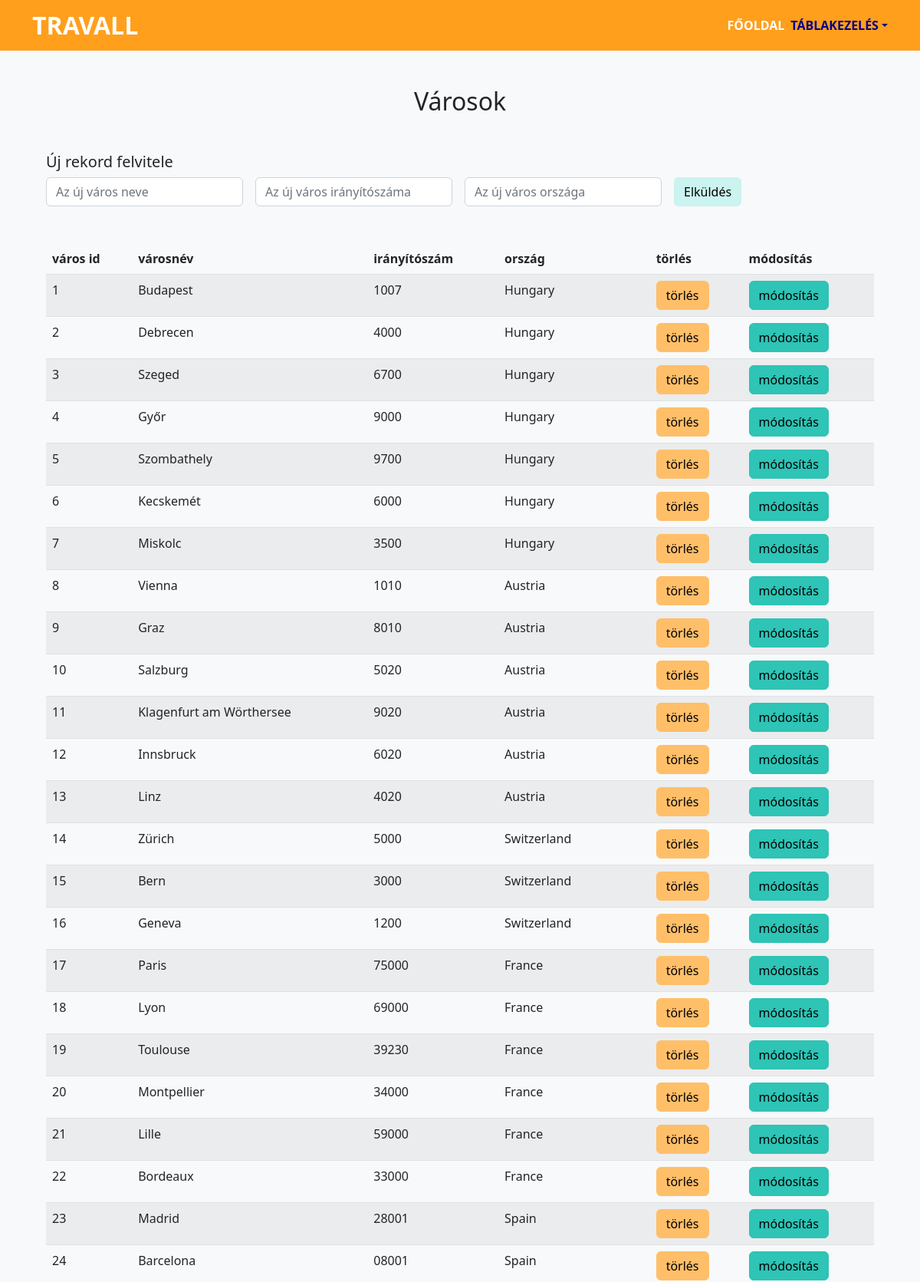
/cities.php (upper part), run on the app's committed database.
### tables this page shows
CREATE TABLE varos (
    varos_id        INT             NOT NULL AUTO_INCREMENT,
    varosnev        VARCHAR(85)     NOT NULL,
    iranyitoszam    VARCHAR(10)     NOT NULL,
    orszag          VARCHAR(56)     NOT NULL,
    PRIMARY KEY (varos_id)
);

### cities.php (the view, shortened to what this page needs)
<?php
include_once "common/functions.php";
?>
<!DOCTYPE html>
<html lang="hu">
<head>
    <link rel="stylesheet" href="assets/css/style.css" />
    <link rel="stylesheet" href="assets/css/bootstrap.css">
</head>
<body>
    <?php
    include_once "common/header.php";
    ?>
    <section class="p-5 bg-light">
        <div class="container">
            <div class="row text-center">
                <h2 class="mb-5 text-capitalize">Városok</h2>
            </div>
            <div class="row mb-5">
                <div class="col-md-auto">
                    <h5>Új rekord felvitele</h5>
                </div>
                <div class="col-md-auto">
                    <form method="POST" action="createitem.php" class="row gy-2 gx-3 align-items-center">
                        <div class="col-auto">
                            <input type="text" class="form-control" name="in_varosnev" placeholder="Az új város neve">
                        </div>
                        <div class="col-auto">
                            <input type="text" class="form-control" name="in_iranyitoszam" placeholder="Az új város irányítószáma">
                        </div>
                        <div class="col-auto">
                            <input type="text" class="form-control" name="in_orszag" placeholder="Az új város országa">
                        </div>
                        <div class="col-auto">
                            <input type="submit" class="btn btn-info" value="Elküldés" name="submitted" />
                        </div>
                    </form>
                </div>
            </div>
            <?php
            $cities = get_data("varos");
            if ($cities === "") {
                echo '<div class="alert alert-danger text-center" role="alert">
                        A tábla üres!
                    </div>';
            } else {
                if ($cities === false) {
                    echo '<div class="alert alert-danger text-center" role="alert">
                        Sikertelen lekérés!
                    </div>';
                } else { ?>
                    <table class="table table-striped">
                        <thead>
                            <tr>
                                <th class="col">város id</th>
                                <th class="col">városnév</th>
                                <th class="col">irányítószám</th>
                                <th class="col">ország</th>
                                <th class="col">törlés</th>
                                <th class="col">módosítás</th>
                            </tr>
                        </thead>
                        <tbody>
                            <?php
                            while ($row = mysqli_fetch_assoc($cities)) {
                                echo '<tr>';
                                echo '<td>' . $row['varos_id'] . '</td>';
                                echo '<td>' . $row['varosnev'] . '</td>';
                                echo '<td>' . $row['iranyitoszam'] . '</td>';
                                echo '<td>' . $row['orszag'] . '</td>';
                                echo '<td><form method="POST" action="deleteitem.php">
                                <input type="hidden" name="frompage" value="cities" />
                                <input type="hidden" name="in_varos_id" value=' . $row['varos_id'] . ' />
                                <input class="btn btn-secondary" type="submit" value="törlés" />
                                </form></td>
                                ';
                                echo '<td>
                                <button type="button" class="btn btn-warning" data-bs-toggle="modal" data-bs-target="#modify' . $row['varos_id'] . '">módosítás</button>
                                    id="modify' . $row['varos_id'] . '"
                                    aria-labelledby="modifylabel' . $row['varos_id'] . '"
                                                <h1 class="modal-title fs-5" id="modifylabel' . $row['varos_id'] . '">Rekord módosítása</h1>
                                                    <input type="hidden" name="in_varos_id" value=' . $row['varos_id'] . ' />
                                </td>';
                            }
                            ?>
                        </tbody>
                    </table>
            <?php }
            }
            ?>
        </div>
    </section>
</body>
</html>
</body>
</html>

### assets/css/style.css (style rules this page uses)
body::before { display: block; content: ''; height: 65px; }

### data on the page
varos: varos_id "1", varosnev "Budapest", iranyitoszam "1007", orszag "Hungary"
varos: varos_id "2", varosnev "Debrecen", iranyitoszam "4000", orszag "Hungary"
varos: varos_id "3", varosnev "Szeged", iranyitoszam "6700", orszag "Hungary"
varos: varos_id "4", varosnev "Győr", iranyitoszam "9000", orszag "Hungary"
varos: varos_id "5", varosnev "Szombathely", iranyitoszam "9700", orszag "Hungary"
varos: varos_id "6", varosnev "Kecskemét", iranyitoszam "6000", orszag "Hungary"
varos: varos_id "7", varosnev "Miskolc", iranyitoszam "3500", orszag "Hungary"
varos: varos_id "8", varosnev "Vienna", iranyitoszam "1010", orszag "Austria"
varos: varos_id "9", varosnev "Graz", iranyitoszam "8010", orszag "Austria"
varos: varos_id "10", varosnev "Salzburg", iranyitoszam "5020", orszag "Austria"
varos: varos_id "11", varosnev "Klagenfurt am Wörthersee", iranyitoszam "9020", orszag "Austria"
varos: varos_id "12", varosnev "Innsbruck", iranyitoszam "6020", orszag "Austria"
varos: varos_id "13", varosnev "Linz", iranyitoszam "4020", orszag "Austria"
varos: varos_id "14", varosnev "Zürich", iranyitoszam "5000", orszag "Switzerland"
varos: varos_id "15", varosnev "Bern", iranyitoszam "3000", orszag "Switzerland"
varos: varos_id "16", varosnev "Geneva", iranyitoszam "1200", orszag "Switzerland"
varos: varos_id "17", varosnev "Paris", iranyitoszam "75000", orszag "France"
varos: varos_id "18", varosnev "Lyon", iranyitoszam "69000", orszag "France"
varos: varos_id "19", varosnev "Toulouse", iranyitoszam "39230", orszag "France"
varos: varos_id "20", varosnev "Montpellier", iranyitoszam "34000", orszag "France"
varos: varos_id "21", varosnev "Lille", iranyitoszam "59000", orszag "France"
varos: varos_id "22", varosnev "Bordeaux", iranyitoszam "33000", orszag "France"
varos: varos_id "23", varosnev "Madrid", iranyitoszam "28001", orszag "Spain"
varos: varos_id "24", varosnev "Barcelona", iranyitoszam "08001", orszag "Spain"
